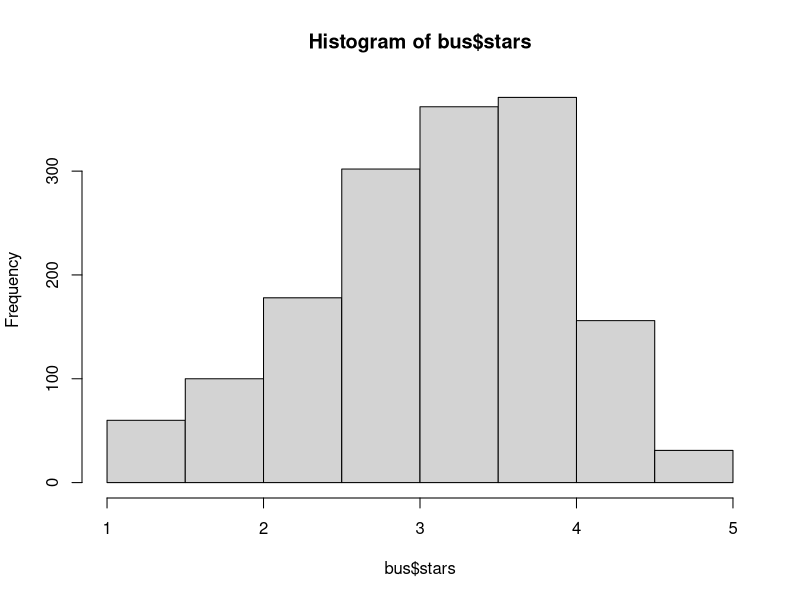

Source code (R):
## ---- chunk 1
#Import data
setwd('D:/fall semester/628/Yelp/data/')
bus=read.csv("pizza_business.csv")
#Remove unnecessary variables
bus=bus[,-c(1,2,3,4,6,7,10,26:32)]
#Explore the data
head(bus)
tail(bus)
summary(bus)
hist(bus$stars)

attach(bus)
## ---- chunk 2
#City
sum(city=='')
aggregate(stars,list(Cities=city),mean)
anova(lm(stars~city))
## ---- chunk 3
#Alcohol
sum(Alcohol=='')
value=which(Alcohol!='')
aggregate(stars[value],list(Alcohol=Alcohol[value]),mean)
anova(lm(stars[value]~Alcohol[value]))
t.test(stars[Alcohol=='beer_and_wine'],stars[Alcohol=='full_bar'])
t.test(stars[Alcohol=='beer_and_wine'],stars[Alcohol=='None'])
t.test(stars[Alcohol=='None'],stars[Alcohol=='full_bar'])
t.test(stars[Alcohol=='None'],stars[Alcohol=='full_bar'|Alcohol=='beer_and_wine'])
## ---- chunk 4
#Bikeparking
sum(BikeParking=='')
value=which(BikeParking!='')
aggregate(stars[value],list(BikeParking=BikeParking[value]),mean)
t.test(stars[BikeParking=='True'],stars[BikeParking=='False'])
## ---- chunk 5
#Credit cards
sum(BusinessAcceptsCreditCards=='')
value=which(BusinessAcceptsCreditCards!='')
aggregate(stars[value],list(CreditCard=BusinessAcceptsCreditCards[value]),mean)
t.test(stars[BusinessAcceptsCreditCards=='True'],stars[BusinessAcceptsCreditCards=='False'])
## ---- chunk 6
#Caters
sum(Caters=='')
value=which(Caters!='')
aggregate(stars[value],list(Caters=Caters[value]),mean)
t.test(stars[Caters=='True'],stars[Caters=='False'])
## ---- chunk 7
#Kids
sum(GoodForKids=='')
value=which(GoodForKids!='')
aggregate(stars[value],list(Kids=GoodForKids[value]),mean)
t.test(stars[GoodForKids=='True'],stars[GoodForKids=='False'])
## ---- chunk 8
#TV
sum(HasTV=='')
value=which(HasTV!='')
aggregate(stars[value],list(TV=HasTV[value]),mean)
t.test(stars[HasTV=='True'],stars[HasTV=='False'])
## ---- chunk 9
#Noise
sum(NoiseLevel=='')
value=which(NoiseLevel!='')
aggregate(stars[value],list(Noise=NoiseLevel[value]),mean)
anova(lm(stars[value]~NoiseLevel[value]))
t.test(stars[NoiseLevel=='quiet'],stars[NoiseLevel=='average'])
t.test(stars[NoiseLevel=='average'],stars[NoiseLevel=='loud'])
t.test(stars[NoiseLevel=='loud'],stars[NoiseLevel=='very_loud'])
t.test(stars[NoiseLevel=='average'|NoiseLevel=='quiet'],stars[NoiseLevel=='loud'|NoiseLevel=='very_loud'])
## ---- chunk 10
#Delivery
sum(RestaurantsDelivery=='')
value=which(RestaurantsDelivery!='')
aggregate(stars[value],list(Delivery=RestaurantsDelivery[value]),mean)
t.test(stars[RestaurantsDelivery=='True'],stars[RestaurantsDelivery=='False'])
## ---- chunk 11
#Groups
sum(RestaurantsGoodForGroups=='')
value=which(RestaurantsGoodForGroups!='')
aggregate(stars[value],list(Groups=RestaurantsGoodForGroups[value]),mean)
t.test(stars[RestaurantsGoodForGroups=='True'],stars[RestaurantsGoodForGroups=='False'])
## ---- chunk 12
#Reservation
sum(RestaurantsReservations=='')
value=which(RestaurantsReservations!='')
aggregate(stars[value],list(Reservation=RestaurantsReservations[value]),mean)
t.test(stars[RestaurantsReservations=='True'],stars[RestaurantsReservations=='False'])
## ---- chunk 13
#Takeout
sum(RestaurantsTakeOut=='')
value=which(RestaurantsTakeOut!='')
aggregate(stars[value],list(Takeout=RestaurantsTakeOut[value]),mean)
t.test(stars[RestaurantsTakeOut=='True'],stars[RestaurantsTakeOut=='False'])
## ---- chunk 14
#Wifi
sum(WiFi=='')
value=which(WiFi!='')
aggregate(stars[value],list(Wifi=WiFi[value]),mean)
anova(lm(stars[value]~WiFi[value]))
t.test(stars[WiFi=='no'],stars[WiFi=='free'])
## ---- chunk 15
#Ambience
sum(Ambience_casual=='')
value=which(Ambience_casual!='')
aggregate(stars[value],list(Casual=Ambience_casual[value]),mean)
t.test(stars[Ambience_casual=='True'],stars[Ambience_casual=='False'])
t.test(stars[Ambience_classy=='True'],stars[Ambience_classy=='False'])
## ---- chunk 16
#Parking
for(i in 1:nrow(bus)){
  if(sum(bus[i,27:31]=='False')==5){
    bus$Parking[i]='False'
  }else if(sum(bus[i,27:31]=='True')>0){
    bus$Parking[i]='True'
  }else{
    bus$Parking[i]=''
  }
}
attach(bus)

Parking=factor(Parking)
sum(Parking=='')
value=which(Parking!='')
aggregate(stars[value],list(Parking=Parking[value]),mean)
t.test(stars[Parking=='True'],stars[Parking=='False'])
